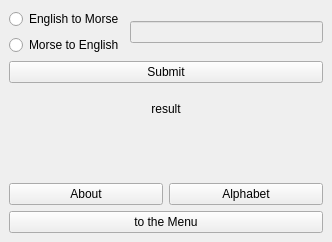
<?xml version="1.0" encoding="UTF-8"?>
<ui version="4.0">
 <class>Morse</class>
 <widget class="QMainWindow" name="Morse">
  <property name="geometry">
   <rect>
    <x>0</x>
    <y>0</y>
    <width>332</width>
    <height>242</height>
   </rect>
  </property>
  <property name="windowTitle">
   <string>MainWindow</string>
  </property>
  <widget class="QWidget" name="centralwidget">
   <layout class="QVBoxLayout" name="verticalLayout_2">
    <item>
     <layout class="QHBoxLayout" name="horizontalLayout_2">
      <item>
       <layout class="QVBoxLayout" name="verticalLayout">
        <item>
         <widget class="QRadioButton" name="eng_to_mor">
          <property name="text">
           <string>English to Morse</string>
          </property>
         </widget>
        </item>
        <item>
         <widget class="QRadioButton" name="mor_to_eng">
          <property name="enabled">
           <bool>true</bool>
          </property>
          <property name="text">
           <string>Morse to English</string>
          </property>
         </widget>
        </item>
       </layout>
      </item>
      <item>
       <widget class="QLineEdit" name="string">
        <property name="enabled">
         <bool>false</bool>
        </property>
       </widget>
      </item>
     </layout>
    </item>
    <item>
     <widget class="QPushButton" name="algorithm">
      <property name="text">
       <string>Submit</string>
      </property>
     </widget>
    </item>
    <item>
     <widget class="QLabel" name="label_result">
      <property name="text">
       <string>&lt;html&gt;&lt;head/&gt;&lt;body&gt;&lt;p align=&quot;center&quot;&gt;result&lt;/p&gt;&lt;/body&gt;&lt;/html&gt;</string>
      </property>
     </widget>
    </item>
    <item>
     <widget class="QLabel" name="label">
      <property name="text">
       <string/>
      </property>
     </widget>
    </item>
    <item>
     <layout class="QHBoxLayout" name="horizontalLayout">
      <item>
       <widget class="QPushButton" name="about_morse">
        <property name="text">
         <string>About</string>
        </property>
       </widget>
      </item>
      <item>
       <widget class="QPushButton" name="example">
        <property name="text">
         <string>Alphabet</string>
        </property>
       </widget>
      </item>
     </layout>
    </item>
    <item>
     <widget class="QPushButton" name="to_menu">
      <property name="text">
       <string>to the Menu</string>
      </property>
     </widget>
    </item>
   </layout>
  </widget>
 </widget>
 <resources/>
 <connections/>
</ui>
